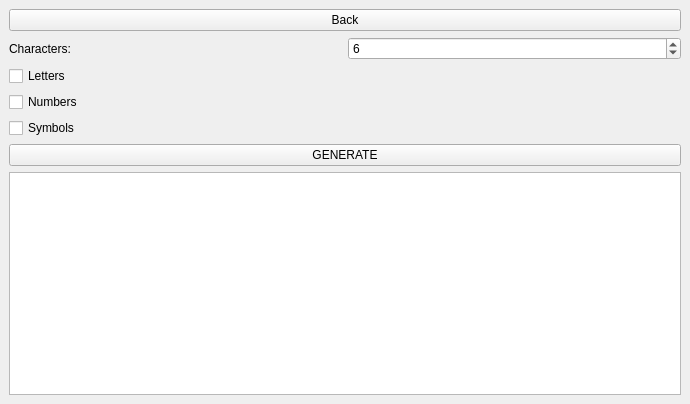
<?xml version="1.0" encoding="UTF-8"?>
<ui version="4.0">
 <class>pgen</class>
 <widget class="QMainWindow" name="pgen">
  <property name="geometry">
   <rect>
    <x>0</x>
    <y>0</y>
    <width>690</width>
    <height>404</height>
   </rect>
  </property>
  <property name="windowTitle">
   <string>JET</string>
  </property>
  <widget class="QWidget" name="centralwidget">
   <layout class="QVBoxLayout" name="verticalLayout_2">
    <item>
     <layout class="QHBoxLayout" name="horizontalLayout_5">
      <item>
       <widget class="QPushButton" name="pushButton_2">
        <property name="text">
         <string>Back</string>
        </property>
       </widget>
      </item>
     </layout>
    </item>
    <item>
     <layout class="QHBoxLayout" name="horizontalLayout">
      <item>
       <widget class="QLabel" name="label">
        <property name="text">
         <string>Characters:</string>
        </property>
       </widget>
      </item>
      <item>
       <widget class="QSpinBox" name="spinBox">
        <property name="maximum">
         <number>256</number>
        </property>
        <property name="value">
         <number>6</number>
        </property>
       </widget>
      </item>
     </layout>
    </item>
    <item>
     <layout class="QVBoxLayout" name="verticalLayout">
      <item>
       <widget class="QCheckBox" name="checkBox_4">
        <property name="text">
         <string>Letters</string>
        </property>
       </widget>
      </item>
      <item>
       <widget class="QCheckBox" name="checkBox_5">
        <property name="text">
         <string>Numbers</string>
        </property>
       </widget>
      </item>
      <item>
       <widget class="QCheckBox" name="checkBox_6">
        <property name="text">
         <string>Symbols</string>
        </property>
       </widget>
      </item>
     </layout>
    </item>
    <item>
     <layout class="QHBoxLayout" name="horizontalLayout_3">
      <item>
       <widget class="QPushButton" name="pushButton">
        <property name="text">
         <string>GENERATE</string>
        </property>
       </widget>
      </item>
     </layout>
    </item>
    <item>
     <layout class="QHBoxLayout" name="horizontalLayout_2">
      <item>
       <widget class="QTextEdit" name="textEdit"/>
      </item>
     </layout>
    </item>
   </layout>
  </widget>
  <action name="actionAbout_JET">
   <property name="text">
    <string>About JET</string>
   </property>
  </action>
 </widget>
 <resources/>
 <connections/>
</ui>
